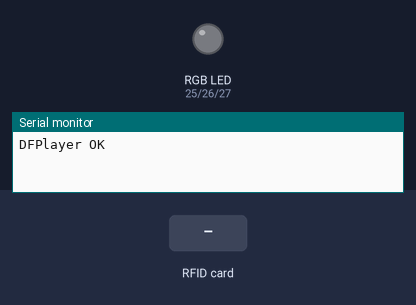
A sketch run on a simulated ESP32. Parts: an RGB LED mixed from three pins (HIGH = lit), the last lines printed to the serial monitor. Inputs (shaded band) come from the test bench. Dim RGB values are drawn brighter than linear; the audio player accepts every command and is not drawn.

Above: at 4.7 s.
4.8 s: RFID card 5E 7A 19 C4 held to the reader
At 5.01 s:
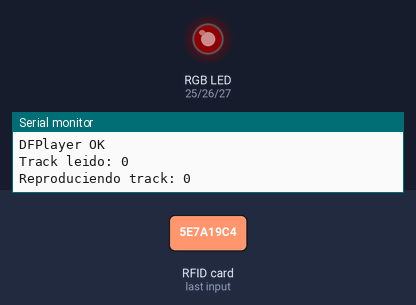
7.8 s: RFID card 5E 7A 19 C4 held to the reader
At 8.37 s:
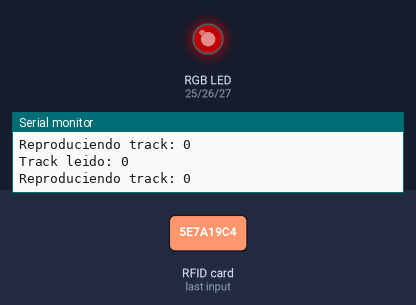
Timing chart, 0 to 10.8 s (numbered marks = the images above; inputs shaded):
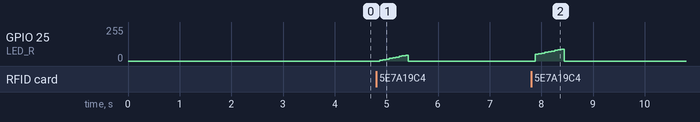

Measured:
- after the input at 4.8 s, GPIO 25 (LED_R): rises from 0/255 to 45/255 in 0.50 s, then falls to 0/255 in 0.05 s
- after the input at 7.8 s, GPIO 25 (LED_R): rises from 0/255 to 90/255 in 0.50 s, then falls to 0/255 in 0.05 s

The sketch:

src.ino
```cpp
#include <SPI.h>
#include <MFRC522.h>
#include <HardwareSerial.h>
#include <DFRobotDFPlayerMini.h>

// ---- Variables globales ----
// RFID
  // En caso de quere cambiar de pines, el numero representa el GPIO no el numero Dn de la placa.
#define RST_PIN 22 // D22
#define SS_PIN 5  // D5
MFRC522 rfid(SS_PIN, RST_PIN);

// DFPlayer
HardwareSerial dfSerial(2); // UART2
DFRobotDFPlayerMini dfPlayer;
unsigned long ultimoReplay = 0;
int trackActual = -1;

// Manejo de TAG presente
String uidActual = "";
bool tarjetaPresente = false;

// Manejo de TAG retirada
unsigned long ultimoPing = 0;
unsigned long ultimaRespuesta = 0;

const unsigned long intervaloPing = 100;
const unsigned long timeoutRFID = 500;

// Modo ADMIN
bool modoAdmin = false;
String adminUID = "B4CEEF06";
byte adminPage = 5;

// Manejo de RGB (Catodo comun)
#define LED_R 25
#define LED_G 26
#define LED_B 27

// ---- Prototipos de funciones ----
void detectarNuevaTarjeta();
void verificarPresenciaRFID();
String obtenerUID();
void reproducirCancion(String uidActual);
void breathingEffect();
void apagarLED();
void verificarTerminoCancion();
// MODO ADMIN
void manejarModoAdmin();
bool escribirTrackEnTarjeta(int track);
int leerTrackDesdeTarjeta();

void setup() {
  Serial.begin(115200);

  // RFID
  SPI.begin();
  rfid.PCD_Init();

  // DFPlayer
  dfSerial.begin(9600, SERIAL_8N1, 16, 17); // RX2, TX2
  delay(3000);

  if (dfPlayer.begin(dfSerial)) {
    Serial.println("DFPlayer OK");
  } else {
    Serial.println("Error DFPlayer");
  }

  // RGB
  ledcSetup(0, 5000, 8);
  ledcAttachPin(LED_R, 0);

  ledcSetup(1, 5000, 8);
  ledcAttachPin(LED_G, 1);

  ledcSetup(2, 5000, 8);
  ledcAttachPin(LED_B, 2);
}

void loop() {
  if (modoAdmin) {
    manejarModoAdmin();
    return;
  }

  detectarNuevaTarjeta();

  if (tarjetaPresente){
    verificarPresenciaRFID();

    // Detectamos si la canción termino para repetirla
    verificarTerminoCancion();

    // * Elimina esta linea y el else si no quieres agregar el led rgb.
    breathingEffect();
  } else {
    apagarLED();
  }
}

void detectarNuevaTarjeta() {
  if (!rfid.PICC_IsNewCardPresent()) return;

  if (!rfid.PICC_ReadCardSerial()) return;

  String nuevoUID = obtenerUID();

  if (nuevoUID == adminUID) {

    modoAdmin = !modoAdmin;

    if (modoAdmin) {
      Serial.println("=== MODO ADMIN ACTIVADO ===");
      Serial.println("Acerca una tarjeta para programarla");
    } else {
      Serial.println("=== MODO ADMIN DESACTIVADO ===");
    }

    rfid.PICC_HaltA();
    rfid.PCD_StopCrypto1();

    delay(1000); // evita doble lectura accidental
    return;
  }

  if (nuevoUID != uidActual) {
    uidActual = nuevoUID;
    tarjetaPresente = true;

    reproducirCancion(uidActual);
  }

  ultimaRespuesta = millis();

  rfid.PICC_HaltA();
  rfid.PCD_StopCrypto1();
}

void verificarPresenciaRFID() {
  if (millis() - ultimoPing < intervaloPing) return;

  ultimoPing = millis();

  byte bufferATQA[2];
  byte bufferSize = sizeof(bufferATQA);

  MFRC522::StatusCode status = rfid.PICC_WakeupA(bufferATQA, &bufferSize);

  if (status == MFRC522::STATUS_OK) {
    ultimaRespuesta = millis();
  }

  if (millis() - ultimaRespuesta > timeoutRFID) {
    // Detener la canción actual
    dfPlayer.stop();

    tarjetaPresente = false;
    uidActual = "";
    trackActual = -1;
  }
}

String obtenerUID() {
  String uid = "";

  for (byte i = 0; i < rfid.uid.size; i++) {
    if (rfid.uid.uidByte[i] < 0x10) {
      uid += "0"; // Si el dato es entre 0 y 9 agregamos un 0 para mantener el formato correcto.
    }

    uid += String(rfid.uid.uidByte[i], HEX);
  }

  uid.toUpperCase();
  return uid;
}

void reproducirCancion(String uidActual) {
//   Verificamos si ya había una canción guardada o hay que leer una nueva
  if (trackActual == -1) {
    trackActual = leerTrackDesdeTarjeta();
  }

  if (trackActual != -1) {
    Serial.print("Reproduciendo track: ");
    Serial.println(trackActual);

    dfPlayer.volume(15);
    dfPlayer.play(trackActual);
    return;
  }

  Serial.println("No se encontró track en la tarjeta");
}

void breathingEffect() {

  static int brillo = 0;
  static int direccionBrillo = 5;

  static int colorIndex = 0;

  brillo += direccionBrillo;

  if (brillo >= 255 || brillo <= 0) {
    direccionBrillo = -direccionBrillo;

    // Cuando completa una respiración,
    // cambia al siguiente color
    if (brillo <= 0) {
      colorIndex++;
      if (colorIndex > 5) {
        colorIndex = 0;
      }
    }
  }

  int r = 0;
  int g = 0;
  int b = 0;

  switch (colorIndex) {

    case 0: // rojo
      r = brillo;
      break;

    case 1: // morado
      r = brillo;
      b = brillo;
      break;

    case 2: // azul
      b = brillo;
      break;

    case 3: // cyan
      g = brillo;
      b = brillo;
      break;

    case 4: // verde
      g = brillo;
      break;

    case 5: // amarillo
      r = brillo;
      g = brillo;
      break;
  }

  ledcWrite(0, r);
  ledcWrite(1, g);
  ledcWrite(2, b);

  delay(25);
}

void apagarLED() {
  ledcWrite(0, 0);
  ledcWrite(1, 0);
  ledcWrite(2, 0);
}

void verificarTerminoCancion() {
  if (!dfPlayer.available()) return;

  uint8_t type = dfPlayer.readType();
  uint16_t value = dfPlayer.read();

  if (type != DFPlayerPlayFinished) return;
  // Si la canción ya termino, como la tarjeta sigue presente repetimos la canción

  Serial.print("Canción terminada: ");
  Serial.println(value);

  // Definimos tiempo de debounce para evitar multiples reinicios
  if (millis() - ultimoReplay < 200) return;

  delay(100);

  reproducirCancion(uidActual);

  ultimoReplay = millis();
}

// * ==== FUNCIONES MODO ADMIN ====
void manejarModoAdmin() {

  if (!rfid.PICC_IsNewCardPresent()) return;
  if (!rfid.PICC_ReadCardSerial()) return;

  String nuevoUID = obtenerUID();

  // Si vuelves a acercar la tarjeta ADMIN → salir
  if (nuevoUID == adminUID) {
    modoAdmin = false;

    Serial.println("=== MODO ADMIN DESACTIVADO ===");

    rfid.PICC_HaltA();
    rfid.PCD_StopCrypto1();
    delay(1000);
    return;
  }

  Serial.println("--------------------------------");
  Serial.print("Tarjeta detectada: ");
  Serial.println(nuevoUID);

  Serial.println("Ingresa numero de track por Serial Monitor:");

  // Esperar entrada por serial
  while (!Serial.available()) {
    delay(10);
  }

  int track = Serial.parseInt();

  if (track <= 0) {
    Serial.println("Track invalido");

    rfid.PICC_HaltA();
    rfid.PCD_StopCrypto1();
    return;
  }

  if (escribirTrackEnTarjeta(track)) {
    Serial.print("Track guardado correctamente: ");
    Serial.println(track);
  } else {
    Serial.println("Error escribiendo track");
  }

  rfid.PICC_HaltA();
  rfid.PCD_StopCrypto1();

  Serial.println("Acerca otra tarjeta o la ADMIN para salir");
}

bool escribirTrackEnTarjeta(int track) {
  MFRC522::StatusCode status;

  byte dataPage[4] = {0};

  String trackStr = String(track);

  for (int i = 0; i < trackStr.length() && i < 4; i++) {
    dataPage[i] = trackStr[i];
  }

  status = rfid.MIFARE_Ultralight_Write(
    adminPage,
    dataPage,
    4
  );

  if (status != MFRC522::STATUS_OK) {
    Serial.println("Error escribiendo page Ultralighy");
    return false;
  }

  Serial.println("Track escrito correctamente");

  return true;
}

int leerTrackDesdeTarjeta() {
  MFRC522::StatusCode status;

  byte buffer[18];
  byte size = sizeof(buffer);

  status = rfid.MIFARE_Read(
    adminPage,
    buffer,
    &size
  );

  if (status != MFRC522::STATUS_OK) {
    Serial.println("Error leyendo track");
    return -1;
  }

  // Solo usamos los primeros 4 bytes
  String trackStr = "";

  for (int i = 0; i < 4; i++) {
    if (buffer[i] != 0 && isDigit(buffer[i])) {
      trackStr += (char)buffer[i];
    }
  }

  int track = trackStr.toInt();

  Serial.print("Track leido: ");
  Serial.println(track);

  return track;
}
```
